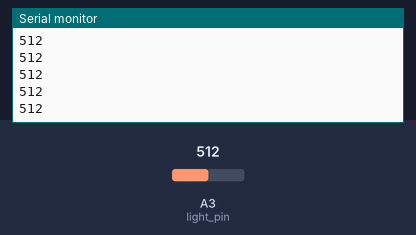
Simulated run of this sketch. Board: Arduino Uno, built with avr-gcc and run on an emulated ATmega328P. On the bench: the last lines printed to the serial monitor. Inputs (shaded band) come from the test bench; at power-on: A3 (light_pin) = 512.

Above: at 1.2 s.
1.3 s: A3 (light_pin) set to 716
At 2.1 s:
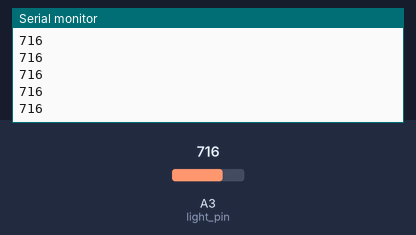
2.8 s: A3 (light_pin) set to 900
At 3.5 s:
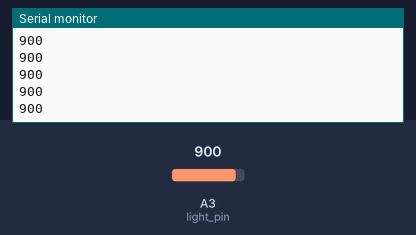
Timing chart, 0 to 5.8 s (numbered marks = the images above; inputs shaded):
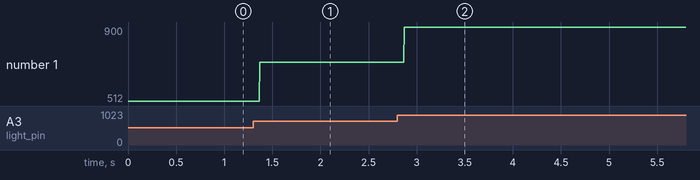

The sketch:

25_Photodetectors_Intro.ino
```cpp
int light_pin = A3;
int light_value;


void setup() {
  // put your setup code here, to run once:
  pinMode(light_pin, INPUT);

  Serial.begin(9600);
}

void loop() {
  // put your main code here, to run repeatedly:
  light_value = analogRead(light_pin);

  Serial.println(light_value);
}
```

Measured:
- after the input at 1.3 s, the serial monitor: prints a new line after 0.07 s (image 1)
- after the input at 2.8 s, the serial monitor: prints a new line after 0.07 s (image 2)
- plotted number 1: 512 → 716 after the input at 1.3 s, 716 → 900 after the input at 2.8 s
